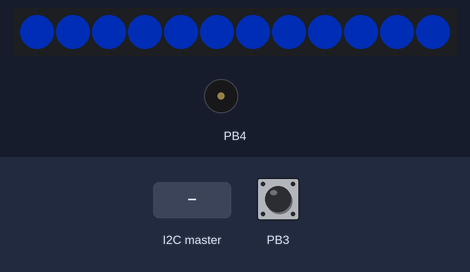
Simulated run of this sketch. Board: ATtiny85, built for the host (arithmetic inside an expression is 32-bit, double 64-bit). Parts: 12 RGB LEDs in strip order, left to right, buzzer (waves = sounding). The inputs (shaded band) are chosen by the test bench; at power-on: PB3 HIGH. Dim RGB values are drawn brighter than linear.

Above: at 8.1 s.
8.2 s: PB3 pulled LOW for 0.15 s
At 8.6 s:
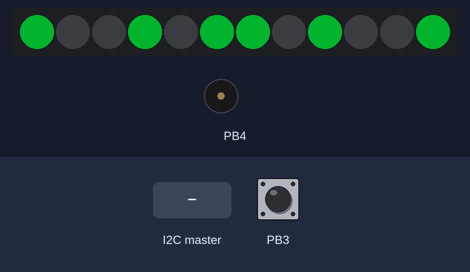
9.8 s: the I2C master sends the byte 2
At 11.0 s:
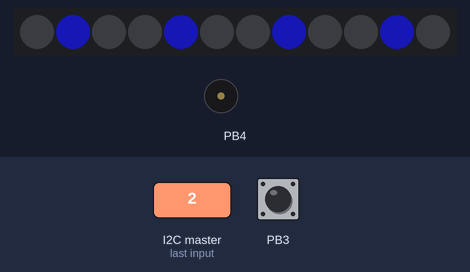
11.3 s: the I2C master sends the byte 1
At 12.1 s:
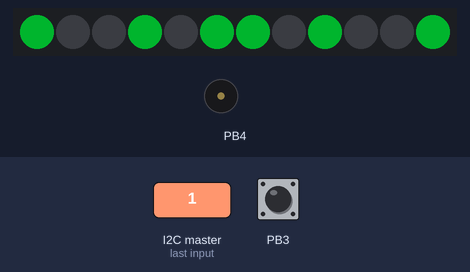
12.8 s: the I2C master sends the byte 0
At 13.3 s:
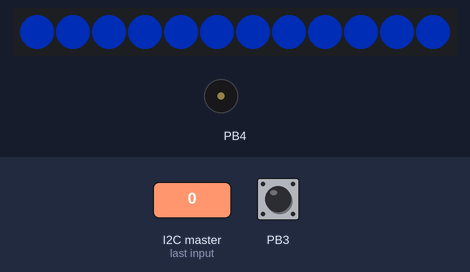
Timing chart, 0 to 15.8 s (numbered marks = the images above; inputs shaded):
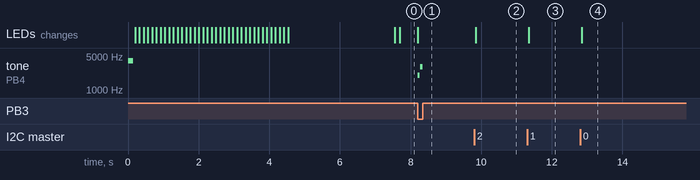

Measured:
- after the input at 8.2 s, tone on PB4: silent → 2000 Hz at once, → silent 0.06 s later, → 3000 Hz 0.02 s later, → silent 0.06 s later; the LEDs: change at once (image 1)
- after the input at 9.8 s, the LEDs: change at once (image 2)
- after the input at 11.3 s, the LEDs: change at once (image 3)
- after the input at 12.8 s, the LEDs: change at once (image 4)

The sketch:

bolty_mood.ino
```cpp
// Bolty Mood Module firmware — first bring-up + test version.
// Board: ATtiny85 @ 8 MHz internal (ATTinyCore: "ATtiny25/45/85 (No bootloader)",
//        Clock "8 MHz (internal)", LTO enabled). Burn Bootloader once to set fuses.
// Program over the 2x3 ISP pads with a USBasp or "Arduino as ISP". Unplug J1 first.
//
// Pins (ATTinyCore numbering = PBx):
//   PB0 SDA, PB2 SCL  -> I2C slave at 0x42
//   PB1 LED data      -> D1..D12 SK6812MINI-E chain (through R3 330R)
//   PB3 button (SW1)  -> to GND, internal pull-up
//   PB4 buzzer        -> Q1 base through R2 1k
//
// On power-up it runs a self-test: beep, then lights every LED in chain order
// (D1..D12) red, green, blue. If the walk stops at some LED, check that LED and the
// one before it (DOUT -> DIN).
//
// I2C protocol: master writes one byte: 0 idle, 1 happy, 2 sad, 3 angry, 4 sleepy, 5 surprised.
// No I2C byte for 3 s -> idle blink. Button press -> happy + chirp.

#include <tinyNeoPixel.h>
#include <Wire.h>

#define PIN_LED  PIN_PB1
#define PIN_BTN  PIN_PB3
#define PIN_BUZ  PIN_PB4
#define NUM_LEDS 12
#define I2C_ADDR 0x42
#define BRIGHTNESS 64   // ~25 %: 12 LEDs at full white would draw ~600 mA

tinyNeoPixel strip(NUM_LEDS, PIN_LED, NEO_GRB + NEO_KHZ800);

// Grid as seen from the FRONT: 6 columns (0-2 left eye, 3-5 right eye) x 2 rows (0 top).
// The data chain snakes up/down the columns, so map (col,row) -> chain index.
const uint8_t LED_AT[6][2] = {
  {0, 1}, {3, 2}, {4, 5},     // left eye:  D1/D2, D4/D3, D5/D6
  {7, 6}, {8, 9}, {11, 10},   // right eye: D8/D7, D9/D10, D12/D11
};

enum Mood : uint8_t { IDLE, HAPPY, SAD, ANGRY, SLEEPY, SURPRISED, MOOD_COUNT };

// Per mood: which of the 3x2 cells light in ONE eye (bit = col*2 + row), mirrored to the other eye.
//   bit layout:  col0 col1 col2
//        top      0    2    4
//        bottom   1    3    5
const uint8_t MOOD_SHAPE[MOOD_COUNT] = {
  0b111111,  // IDLE: full eye
  0b100101,  // HAPPY: ^ shape (outer bottoms, middle top)
  0b010010,  // SAD: middle bottom + outer tops... drooping
  0b011001,  // ANGRY: slanted
  0b101010,  // SLEEPY: bottom row only
  0b111111,  // SURPRISED: full, bright
};
const uint32_t MOOD_COLOR[MOOD_COUNT] = {
  0x0040FF,  // idle blue
  0x00FF40,  // happy green
  0x2020FF,  // sad dim blue
  0xFF0000,  // angry red
  0x804000,  // sleepy amber
  0xFFFFFF,  // surprised white
};

volatile uint8_t pendingMood = 0xFF;
volatile uint32_t lastI2cMs = 0;
uint8_t mood = IDLE;

void onReceive(int count) {
  while (Wire.available()) {
    uint8_t b = Wire.read();
    if (b < MOOD_COUNT) pendingMood = b;
  }
  lastI2cMs = millis();
}

void showMood(uint8_t m, bool on = true) {
  strip.clear();
  if (on) {
    for (uint8_t col = 0; col < 6; col++) {
      uint8_t c = (col < 3) ? col : (5 - col);   // mirror right eye
      for (uint8_t row = 0; row < 2; row++) {
        if (MOOD_SHAPE[m] & (1 << (c * 2 + row))) {
          strip.setPixelColor(LED_AT[col][row], MOOD_COLOR[m]);
        }
      }
    }
  }
  strip.show();
}

void chirp() {
  tone(PIN_BUZ, 2000, 60);
  delay(80);
  tone(PIN_BUZ, 3000, 60);
}

void selfTest() {
  tone(PIN_BUZ, 4000, 150);   // CMT-8504 is loudest near 4 kHz
  delay(200);
  const uint32_t colors[3] = {0xFF0000, 0x00FF00, 0x0000FF};
  for (uint8_t c = 0; c < 3; c++) {
    for (uint8_t i = 0; i < NUM_LEDS; i++) {
      strip.clear();
      strip.setPixelColor(i, colors[c]);
      strip.show();
      delay(120);
    }
  }
  strip.clear();
  strip.show();
}

void setup() {
  pinMode(PIN_BTN, INPUT_PULLUP);
  pinMode(PIN_BUZ, OUTPUT);
  digitalWrite(PIN_BUZ, LOW);
  strip.begin();
  strip.setBrightness(BRIGHTNESS);
  selfTest();

  Wire.begin(I2C_ADDR);
  Wire.onReceive(onReceive);
  lastI2cMs = millis();
  showMood(IDLE);
}

void loop() {
  static bool lastBtn = HIGH;
  static uint32_t blinkMs = 0;

  if (pendingMood != 0xFF) {
    noInterrupts();
    mood = pendingMood;
    pendingMood = 0xFF;
    interrupts();
    showMood(mood);
  }

  bool btn = digitalRead(PIN_BTN);
  if (lastBtn == HIGH && btn == LOW) {   // pressed
    mood = HAPPY;
    showMood(mood);
    chirp();
  }
  lastBtn = btn;

  // idle blink when the robot hasn't talked for 3 s
  uint32_t now = millis();
  noInterrupts();
  uint32_t quiet = now - lastI2cMs;
  interrupts();
  if (quiet > 3000 && mood == IDLE) {
    if (now - blinkMs > 3000) {          // blink every 3 s
      showMood(IDLE, false);
      delay(150);
      showMood(IDLE, true);
      blinkMs = now;
    }
  }
  delay(10);
}
```
